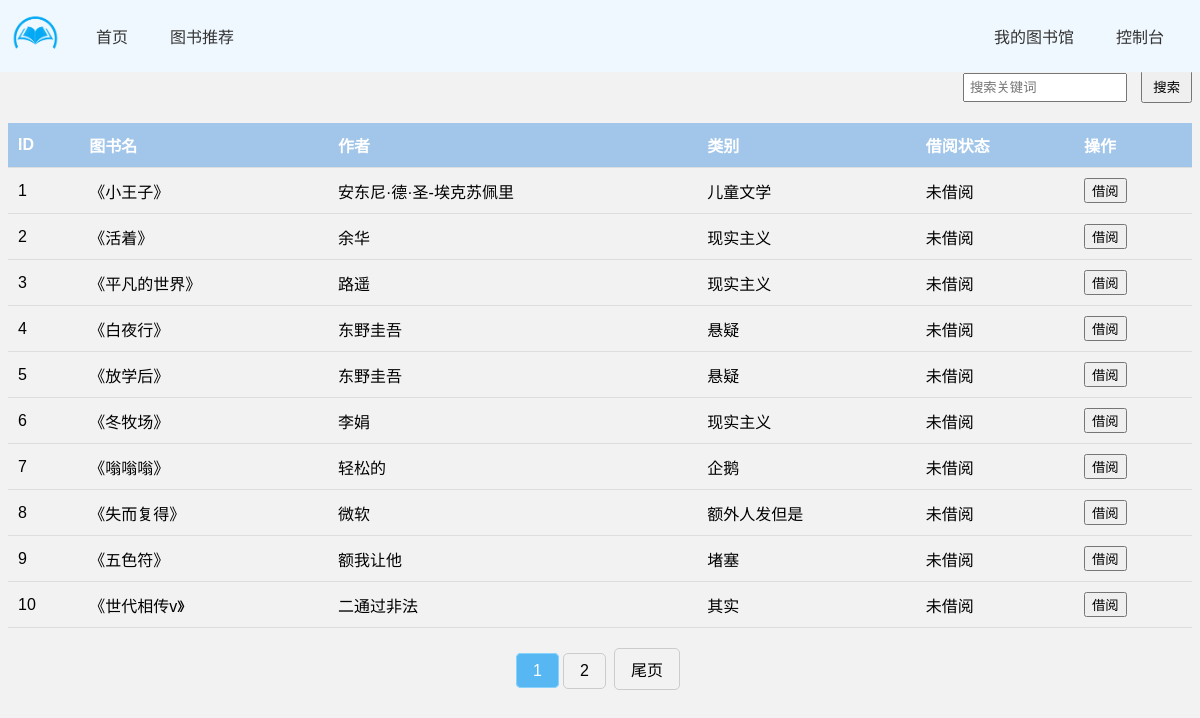
The app's page /bookinfo_index.php with its own data.
### tables this page shows
CREATE TABLE `books` (
  `id` int(11) NOT NULL,
  `name` varchar(255) DEFAULT NULL,
  `author` varchar(255) NOT NULL,
  `class` varchar(255) DEFAULT NULL,
  `image_path` varchar(255) NOT NULL,
  `state` varchar(20) DEFAULT '未借阅',
  `account` varchar(11) DEFAULT NULL
);

### WWW/bookinfo_index.php (the view, shortened to what this page needs)
<!DOCTYPE html>
<html>
<head>
    <?php include 'headfile/navbar.php'; ?>
    <link rel="stylesheet" type="text/css" href="css_js/bookinfo.css">
</head>
<body>
<div class="body">
    <?php
    $conn = connDb('users');
    $page_size = 10;
    $current_page = isset($_GET['page']) ? $_GET['page'] : 1;
    $sql_count = "SELECT COUNT(*) AS total FROM books";
    $result_count = $conn->query($sql_count);
    $row_count = $result_count->fetch_assoc();
    $total_records = $row_count['total'];
    $total_pages = ceil($total_records / $page_size);
    $start_index = ($current_page - 1) * $page_size;
    $sql = "SELECT * FROM books LIMIT $start_index, $page_size";
    $result = $conn->query($sql);
    if ($result->num_rows > 0) {
        ?>
        <div class="search-form">
            <form method="get" action="<?php echo $_SERVER['PHP_SELF']; ?>">
                <input type="text" name="search" placeholder="搜索关键词">
                <button type="submit">搜索</button>
            </form>
        </div>
        <table>
            <tr>
                <th>ID</th>
                <th>图书名</th>
                <th>作者</th>
                <th>类别</th>
                <th>借阅状态</th>
                <th>操作</th>
            </tr>
            <?php
            $search = isset($_GET['search']) ? $_GET['search'] : '';
            if (!empty($search)) {
                $sql = "SELECT * FROM books WHERE id LIKE '%$search%' OR name LIKE '%$search%' OR author LIKE '%$search%' OR class LIKE '%$search%'";
                $result = $conn->query($sql);
                if ($result->num_rows > 0) {
                    while ($row = $result->fetch_assoc()) {
                        ?>
                        <tr>
                            <td><?php echo $row["id"]; ?></td>
                            <td>《<?php echo $row["name"]; ?>》</td>
                            <td><?php echo $row["author"]; ?></td>
                            <td><?php echo $row["class"]; ?></td>
                            <td><?php echo $row["state"]; ?></td>
                            <td>
                                <?php if ($row["state"] == "未借阅") {
                                    $_SESSION['current_page'] = $current_page;
                                    ?>
                                    <form method="post" action="bookinfo.php">
                                        <input type="hidden" name="id" value="<?php echo $row["id"]; ?>">
                                        <input type="hidden" name="current_page" value="<?php echo $current_page; ?>">
                                        <button type="submit">借阅</button>
                                    </form>
                                <?php } else {
                                    echo "无法借阅";
                                } ?>
                            </td>
                        </tr>
                    <?php }
                } else {
                    echo "没有找到匹配的图书信息";
                }
            } else {
                while ($row = $result->fetch_assoc()) {
                    ?>
                    <tr>
                        <td><?php echo $row["id"]; ?></td>
                        <td>《<?php echo $row["name"]; ?>》</td>
                        <td><?php echo $row["author"]; ?></td>
                        <td><?php echo $row["class"]; ?></td>
                        <td><?php echo $row["state"]; ?></td>
                        <td>
                            <?php if ($row["state"] == "未借阅") {
                                ?>
                                <form method="post" action="bookinfo.php">
                                    <button type="submit">借阅</button>
                                </form>
                            <?php } else {
                                echo "无法借阅";
                            } ?>
                        </td>
                    </tr>
                <?php }
            } ?>
        </table>
        <div class="pagination">
            <?php
            $start_page = max(1, $current_page - 1);
            $end_page = min($total_pages, $current_page + 1);
            for ($i = $start_page; $i <= $end_page; $i++) {
                if ($i == $current_page) {
                    echo "<span class='current'>$i</span>";
                } else {
                    echo "<a href='{$_SERVER['PHP_SELF']}?page=$i'>$i</a>";
                }
            }
            if ($current_page < $total_pages) {
                echo "<a href='{$_SERVER['PHP_SELF']}?page=$total_pages'>尾页</a>";
            }
            ?>
        </div>
    <?php } else {
        echo "没有找到任何图书数据。";
    }
    ?>
</div>
</body>
</html>

### WWW/css_js/bookinfo.css (style rules this page uses)
body { background-color: #f2f2f2; font-family: Arial, sans-serif; }
.body { margin-top: 70px; }
table { width: 100%; border-collapse: collapse; margin-top: 20px; }
th, td { padding: 10px; text-align: left; border-bottom: 1px solid #ddd; }
th { background-color: #a2c6ea; color: #fff; }
.search-form { display: flex; justify-content: flex-end; margin-bottom: 10px; }
.search-form input[type="text"] { padding: 5px; width: 150px; margin-right: 10px; }
.search-form button[type="submit"] { padding: 5px 10px; }
.pagination { margin-top: 20px; text-align: center; }
.pagination a { display: inline-block; padding: 8px 16px; text-decoration: none; color: #000; background-color: #f2f2f2; border: 1px solid #ccc; margin: 0 4px; border-radius: 5px; }
.pagination .current { background-color: #56b7f3; color: white; border: 1px solid #8ad2ff; padding: 8px 16px; border-radius: 5px; }

### records on screen
books: id "1", name "小王子", author "安东尼·德·圣-埃克苏佩里", class "儿童文学", state "未借阅"
books: id "2", name "活着", author "余华", class "现实主义", state "未借阅"
books: id "3", name "平凡的世界", author "路遥", class "现实主义", state "未借阅"
books: id "4", name "白夜行", author "东野圭吾", class "悬疑", state "未借阅"
books: id "5", name "放学后", author "东野圭吾", class "悬疑", state "未借阅"
books: id "6", name "冬牧场", author "李娟", class "现实主义", state "未借阅"
books: id "7", name "嗡嗡嗡", author "轻松的", class "企鹅", state "未借阅"
books: id "8", name "失而复得", author "微软", class "额外人发但是", state "未借阅"
books: id "9", name "五色符", author "额我让他", class "堵塞", state "未借阅"
books: id "10", name "世代相传v", author "二通过非法", class "其实", state "未借阅"
